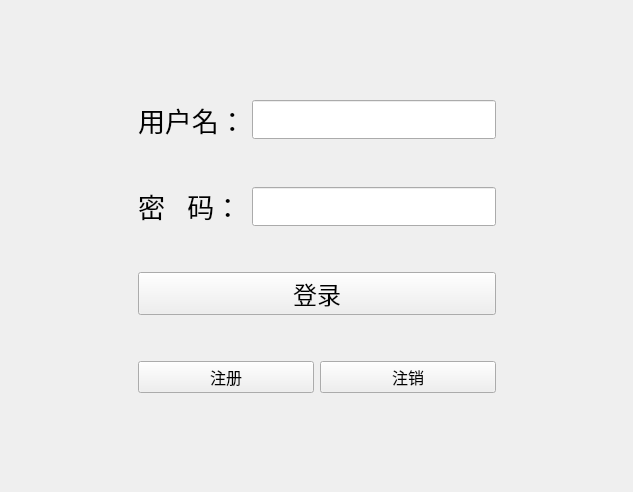
<?xml version="1.0" encoding="UTF-8"?>
<ui version="4.0">
 <class>TcpClient</class>
 <widget class="QWidget" name="TcpClient">
  <property name="geometry">
   <rect>
    <x>0</x>
    <y>0</y>
    <width>633</width>
    <height>492</height>
   </rect>
  </property>
  <property name="windowTitle">
   <string>TcpClient</string>
  </property>
  <layout class="QGridLayout" name="gridLayout">
   <item row="1" column="2">
    <spacer name="horizontalSpacer_2">
     <property name="orientation">
      <enum>Qt::Horizontal</enum>
     </property>
     <property name="sizeHint" stdset="0">
      <size>
       <width>40</width>
       <height>20</height>
      </size>
     </property>
    </spacer>
   </item>
   <item row="1" column="1">
    <layout class="QVBoxLayout" name="verticalLayout_4">
     <item>
      <layout class="QVBoxLayout" name="verticalLayout_3">
       <item>
        <layout class="QHBoxLayout" name="horizontalLayout">
         <item>
          <layout class="QVBoxLayout" name="verticalLayout">
           <item>
            <widget class="QLabel" name="label">
             <property name="font">
              <font>
               <pointsize>20</pointsize>
              </font>
             </property>
             <property name="text">
              <string>用户名：</string>
             </property>
            </widget>
           </item>
           <item>
            <spacer name="verticalSpacer_6">
             <property name="orientation">
              <enum>Qt::Vertical</enum>
             </property>
             <property name="sizeHint" stdset="0">
              <size>
               <width>20</width>
               <height>40</height>
              </size>
             </property>
            </spacer>
           </item>
           <item>
            <widget class="QLabel" name="label_2">
             <property name="font">
              <font>
               <pointsize>20</pointsize>
              </font>
             </property>
             <property name="text">
              <string>密   码：</string>
             </property>
            </widget>
           </item>
          </layout>
         </item>
         <item>
          <layout class="QVBoxLayout" name="verticalLayout_2">
           <item>
            <widget class="QLineEdit" name="usName_le">
             <property name="font">
              <font>
               <pointsize>20</pointsize>
              </font>
             </property>
            </widget>
           </item>
           <item>
            <spacer name="verticalSpacer_3">
             <property name="orientation">
              <enum>Qt::Vertical</enum>
             </property>
             <property name="sizeHint" stdset="0">
              <size>
               <width>20</width>
               <height>40</height>
              </size>
             </property>
            </spacer>
           </item>
           <item>
            <widget class="QLineEdit" name="usPwd_le">
             <property name="font">
              <font>
               <pointsize>20</pointsize>
              </font>
             </property>
             <property name="echoMode">
              <enum>QLineEdit::Password</enum>
             </property>
            </widget>
           </item>
          </layout>
         </item>
        </layout>
       </item>
       <item>
        <spacer name="verticalSpacer_4">
         <property name="orientation">
          <enum>Qt::Vertical</enum>
         </property>
         <property name="sizeHint" stdset="0">
          <size>
           <width>20</width>
           <height>40</height>
          </size>
         </property>
        </spacer>
       </item>
       <item>
        <widget class="QPushButton" name="login_pb">
         <property name="font">
          <font>
           <pointsize>18</pointsize>
          </font>
         </property>
         <property name="text">
          <string>登录</string>
         </property>
        </widget>
       </item>
      </layout>
     </item>
     <item>
      <spacer name="verticalSpacer_5">
       <property name="orientation">
        <enum>Qt::Vertical</enum>
       </property>
       <property name="sizeHint" stdset="0">
        <size>
         <width>20</width>
         <height>40</height>
        </size>
       </property>
      </spacer>
     </item>
     <item>
      <layout class="QHBoxLayout" name="horizontalLayout_2">
       <item>
        <widget class="QPushButton" name="registe_pb">
         <property name="font">
          <font>
           <pointsize>12</pointsize>
          </font>
         </property>
         <property name="text">
          <string>注册</string>
         </property>
        </widget>
       </item>
       <item>
        <widget class="QPushButton" name="cancel_pb">
         <property name="font">
          <font>
           <pointsize>12</pointsize>
          </font>
         </property>
         <property name="text">
          <string>注销</string>
         </property>
        </widget>
       </item>
      </layout>
     </item>
    </layout>
   </item>
   <item row="1" column="0">
    <spacer name="horizontalSpacer">
     <property name="orientation">
      <enum>Qt::Horizontal</enum>
     </property>
     <property name="sizeHint" stdset="0">
      <size>
       <width>40</width>
       <height>20</height>
      </size>
     </property>
    </spacer>
   </item>
   <item row="0" column="1">
    <spacer name="verticalSpacer">
     <property name="orientation">
      <enum>Qt::Vertical</enum>
     </property>
     <property name="sizeHint" stdset="0">
      <size>
       <width>20</width>
       <height>40</height>
      </size>
     </property>
    </spacer>
   </item>
   <item row="2" column="1">
    <spacer name="verticalSpacer_2">
     <property name="orientation">
      <enum>Qt::Vertical</enum>
     </property>
     <property name="sizeHint" stdset="0">
      <size>
       <width>20</width>
       <height>40</height>
      </size>
     </property>
    </spacer>
   </item>
  </layout>
 </widget>
 <resources/>
 <connections/>
</ui>
